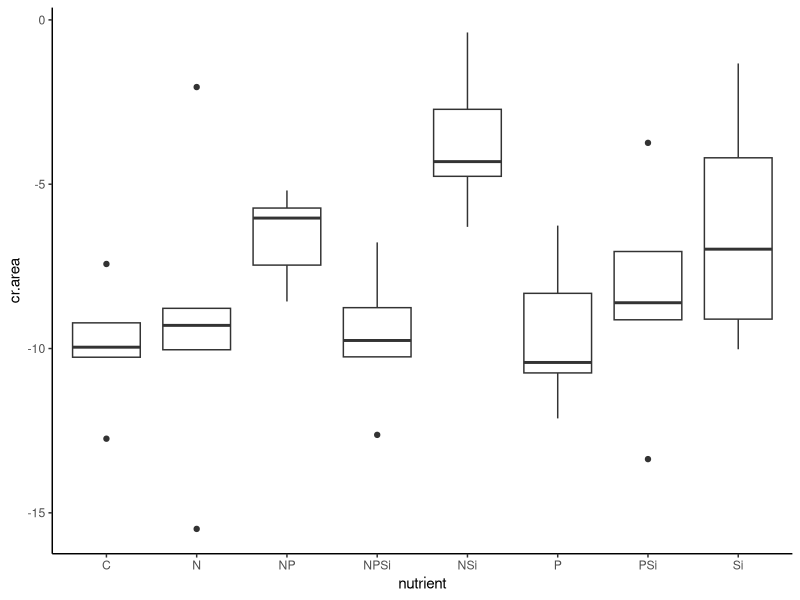
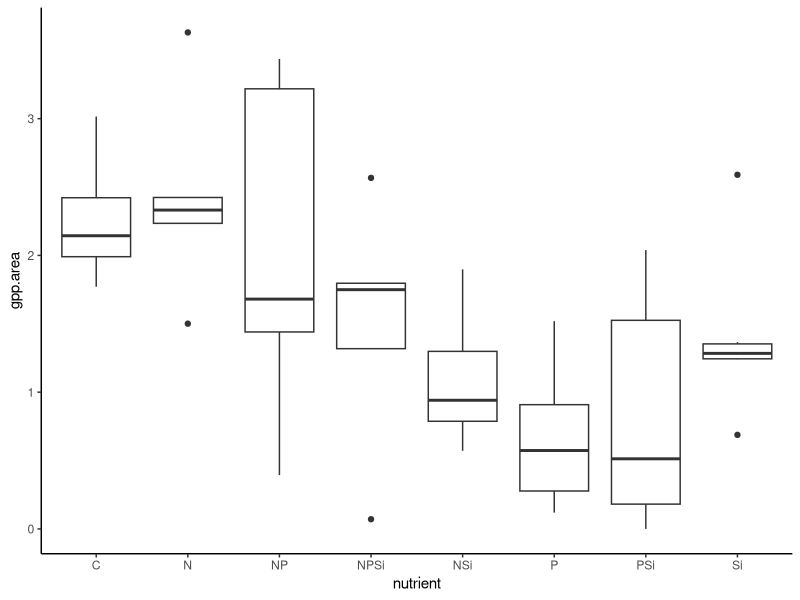
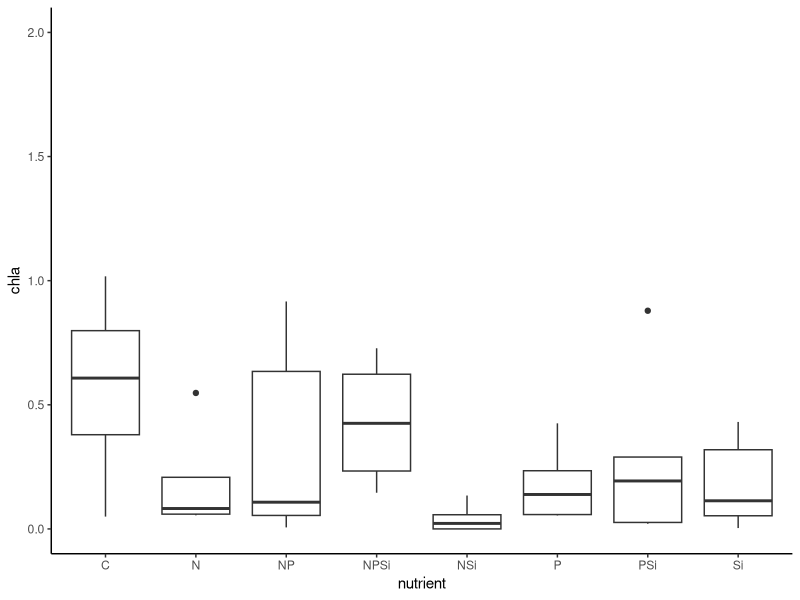
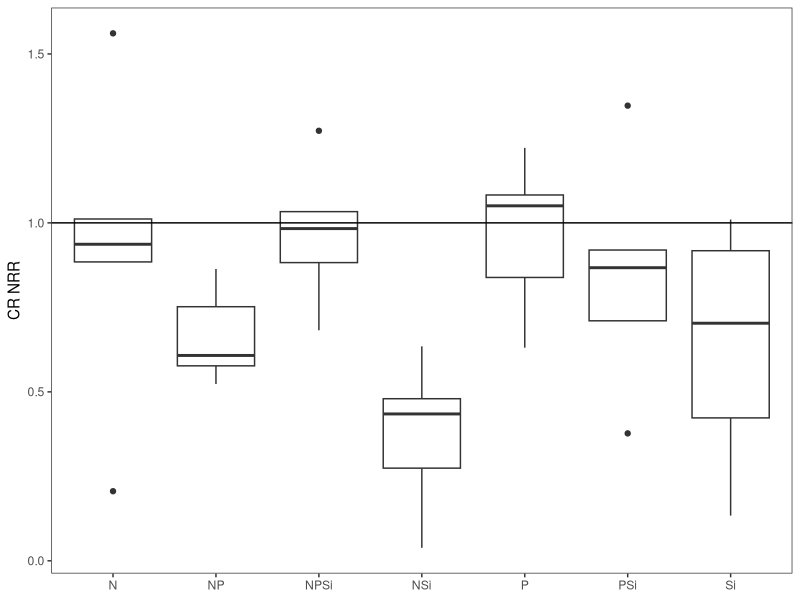
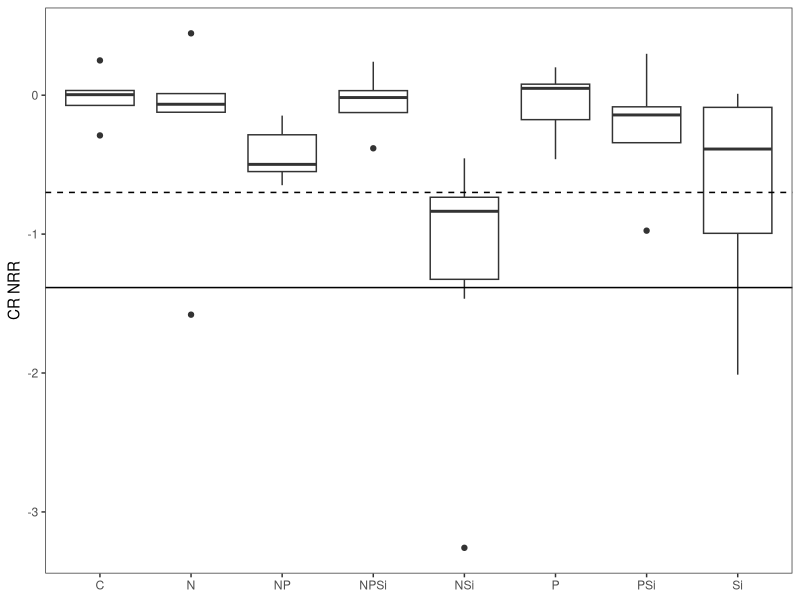
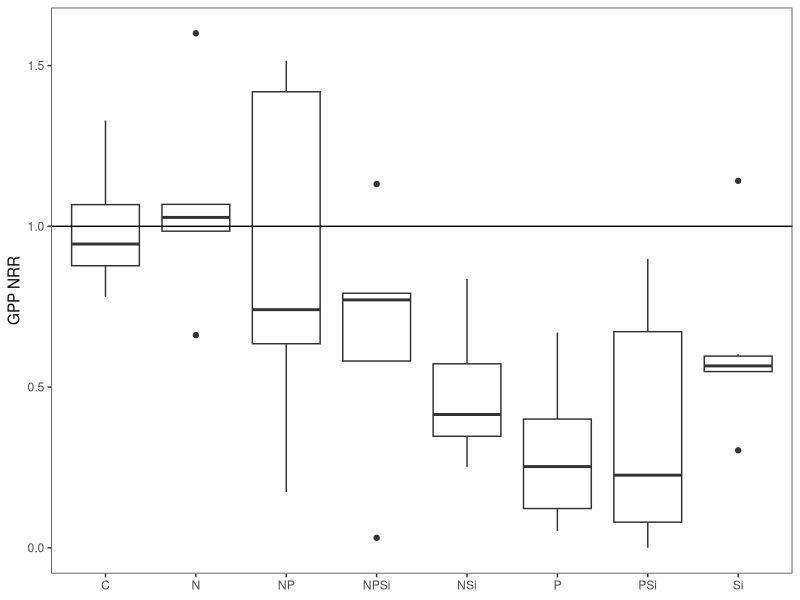
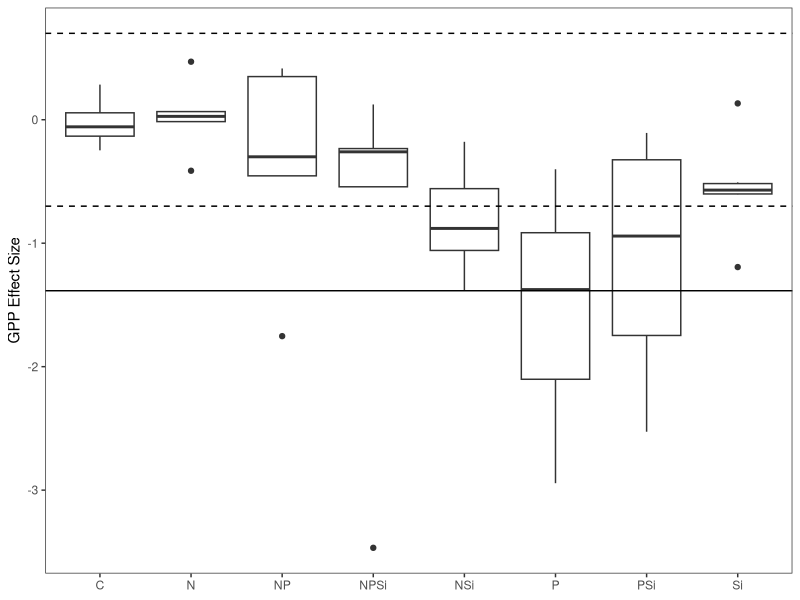
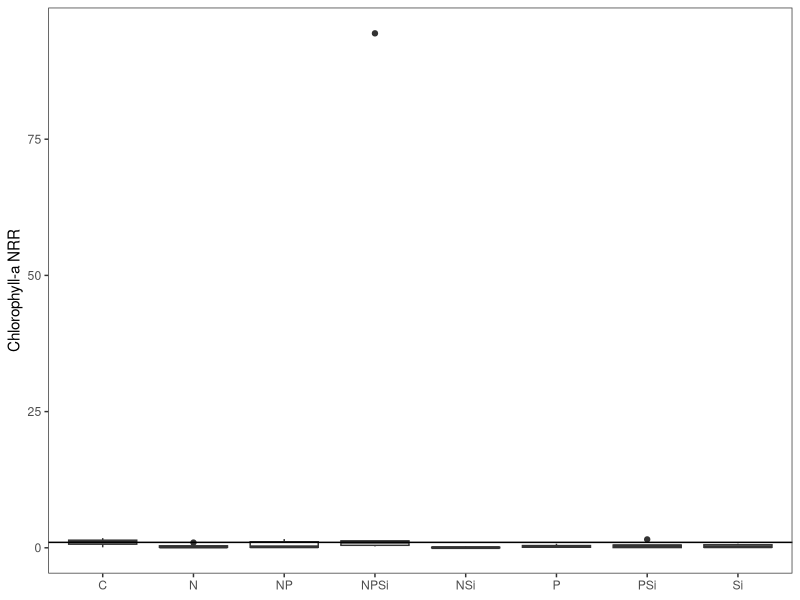

R code for these plots, in order: (Note: this script raises an error after producing the figures.)
#Author:  Clay Arango
#Creation date: 10-Feb-19
#Script to analyze NDS data from Summer 2018 NDS work with S. Roley and A. Alexiades

#packages
install.packages("nlme")
install.packages("nortest")
install.packages("dplyr")
install.packages("multcomp")
install.packages("MASS")
install.packages("ggplot2")
library(nlme)
library(nortest)
library(plyr)
library(dplyr)
library(multcomp)
library(MASS)
library(ggplot2)
library(tidyr)

#Load data
reec_fall <- read.table(file="reec_fall.csv", header=T, sep=",")

#set variable
d = reec_fall

#evaluate data to make sure factors are correct
names(d)
unique(d$nutrient) #control, N, NP, NPSi, NSi, P, PSi, Si
unique(d$N) #should be 0 and 1
unique(d$P) #should be 0 and 1
unique(d$Si) #should be 0 and 1
unique(d$top) #should be "sponge" and "glass"
#if need to change, use recode function below. 
d$top<-recode(d$top, "cellulose" ="sponge")
str(d)

#convert N and P and Si values (0 or 1 for absence or presence) to factors
d$N<-as.factor(d$N)
d$P<-as.factor(d$P)
d$Si<-as.factor(d$Si)
str(d)

#subset data into gpp and cr response
d.cr = subset(d, top=="sponge", data=d)
d.gpp = subset(d, top=="glass", data=d)

#check distribution of controls and remove as needed before calculating NRR.
ggplot(d.cr, aes(x=nutrient, y=cr.area))+geom_boxplot() +theme_classic()
#ok

#calculate nrr for cr
x<-ddply(d.cr, "nutrient", summarise, ave_cr = mean(cr.area, na.rm=T)) #changed to ddply b/c allows
#to specify by column name - I had a csv file with the relevant column in a different position.
x
d.cr$cr.nrr = d.cr$cr.area/-9.922869 #divide by control ave_cr
d.cr$chla.nrr<-NA

#check distribution of controls and remove as needed before calculating NRR.
ggplot(d.gpp, aes(x=nutrient, y=gpp.area))+geom_boxplot() +theme_classic()
#probaly ok, but check AA3, AA6, X3
ggplot(d.gpp, aes(x=nutrient, y=chla))+geom_boxplot() +theme_classic()+scale_y_continuous(limits=c(0,2))
#one super-high outlier - was a copy/paste error.updated with value from NDS spreadsheet.
#also check CC3

#calculate nrr for gpp and chla
x<- ddply(d.gpp, "nutrient", summarise, ave_gpp = mean(gpp.area, na.rm=T), ave_chla = mean(chla, na.rm=T)) 
x
d.gpp$gpp.nrr = d.gpp$gpp.area/2.2686372 #divide by control ave_gpp
d.gpp$chla.nrr = d.gpp$chla/0.5705330 #divide by control ave_chla

#combine files and export
d.nrr<-rbind(d.cr, d.gpp)
d.nrr$site_date<-"reec_fall"

d.nrr$gpp.es<-log(d.nrr$gpp.nrr)
d.nrr$cr.es<-log(d.nrr$cr.nrr)
d.nrr$chla.es<-log(d.nrr$chla.nrr)
write.table(d.nrr, "reec_fall_nrr.csv", sep=",", quote=F, row.names =F)


###############
#plots of NRR and effect size
##############
ggplot(data=subset(d.cr, !(nutrient=="C")), aes(x=nutrient, y=cr.nrr))+geom_boxplot()+theme_bw()+
  ylab("CR NRR")+geom_abline(slope = 0, intercept = 1)+
  theme(axis.title.x=element_blank(), panel.grid.minor=element_blank(), panel.grid.major=element_blank())
#inhibition

ggplot(data=subset(d.nrr, (top=="sponge")), aes(x=nutrient, y=cr.es))+geom_boxplot()+theme_bw()+
  ylab("CR NRR")+geom_hline(yintercept = -1.385, lty="solid")+ geom_hline(yintercept = -0.7, lty="dashed")+
  theme(axis.title.x=element_blank(), panel.grid.minor=element_blank(), panel.grid.major=element_blank())

ggplot(data=subset(d.gpp, !(nutrient=="control")), aes(x=nutrient, y=gpp.nrr))+geom_boxplot()+theme_bw()+
  ylab("GPP NRR")+geom_abline(slope = 0, intercept = 1)+
  theme(axis.title.x=element_blank(), panel.grid.minor=element_blank(), panel.grid.major=element_blank())
#inhibition

ggplot(data=subset(d.nrr, (top=="glass")), aes(x=nutrient, y=gpp.es))+geom_boxplot()+theme_bw()+
  ylab("GPP Effect Size")+geom_hline(yintercept = -1.385, lty="solid")+ 
  geom_hline(yintercept = -0.7, lty="dashed")+geom_hline(yintercept = 0.7, lty="dashed")+
  theme(axis.title.x=element_blank(), panel.grid.minor=element_blank(), panel.grid.major=element_blank())

ggplot(data=d.gpp, aes(x=nutrient, y=chla.nrr))+geom_boxplot()+theme_bw()+
  ylab("Chlorophyll-a NRR")+geom_abline(slope = 0, intercept = 1)+
  theme(axis.title.x=element_blank(), panel.grid.minor=element_blank(), panel.grid.major=element_blank())
#inhibition

ggplot(data=subset(d.nrr, (top=="glass")), aes(x=nutrient, y=chla.es))+geom_boxplot()+theme_bw()+
  ylab("Chla Effect Size")+geom_hline(yintercept = -1.385, lty="solid")+ 
  geom_hline(yintercept = -0.7, lty="dashed")+geom_hline(yintercept = 0.7, lty="dashed")+
  theme(axis.title.x=element_blank(), panel.grid.minor=element_blank(), panel.grid.major=element_blank())


##########
#NRR Summary Files
#########

GPP_sum<-ddply(d.gpp, "nutrient", summarise, ave_nrr.gpp=mean(gpp.nrr, na.rm=T), sd_nrr.gpp=sd(gpp.nrr, na.rm=T), 
               se_nrr.gpp =(sd(gpp.nrr)/sqrt(sum(!is.na(gpp.nrr)))), 
               ci95_nrr.gpp = (1.96*(sd(gpp.nrr)/sqrt(sum(!is.na(gpp.nrr))))),
               ave_nrr.chla=mean(chla.nrr, na.rm=T), sd_nrr.chla=sd(chla.nrr, na.rm=T), 
               se_nrr.chla =(sd(chla.nrr)/sqrt(sum(!is.na(chla.nrr)))), 
               ci95_nrr.chla = (1.96*(sd(chla.nrr)/sqrt(sum(!is.na(chla.nrr))))))
CR_sum<-ddply(d.cr, "nutrient", summarise, ave_nrr.cr=mean(cr.nrr, na.rm=T), sd_nrr.cr=sd(cr.nrr, na.rm=T), 
              se_nrr.cr =(sd(cr.nrr)/sqrt(sum(!is.na(cr.nrr)))), 
              ci95_nrr.cr = (1.96*(sd(cr.nrr)/sqrt(sum(!is.na(cr.nrr))))))

#now combine into one and export
d.sum<-merge(GPP_sum, CR_sum, by="nutrient")
d.sum$site_date<-"reec_fall"
write.table(d.sum, "reec_fall_summ.csv",  sep=",", quote=F, row.names =F)


############################################################
#analyze RESPIRATION data
############################################################

M1<-gls(cr.area~N*P*Si, data=d.cr, na.action=na.omit)
E1<-residuals(M1)
qqnorm(E1)
qqline(E1)
ad.test(E1)
   #residuals are normally distributed
hist(E1)  
plot(M1)

plot(filter(d.cr, !is.na(cr.area)) %>% dplyr::select(nutrient), 
     E1, xlab="nutrient", ylab="Residuals")
bartlett.test(cr.area~nutrient, data=d.cr)
   #variance test is ok

anova(M1)
  #co-limited by P and Si

x <- group_by(d.cr, nutrient) %>%  # Grouping function causes subsequent functions to aggregate by season and reach
  summarize(cr.mean = abs(mean(cr.area, na.rm = TRUE)), # na.rm = TRUE to remove missing values
            cr.sd=abs(sd(cr.area, na.rm = TRUE)),  # na.rm = TRUE to remove missing values
            n = sum(!is.na(cr.area)), # of observations, excluding NAs. 
            cr.se=cr.sd/sqrt(n))

ggplot(data=x, aes(x=nutrient, y=cr.mean)) + 
  geom_bar(stat="identity", position=position_dodge(), color = "black") + 
  geom_errorbar(aes(ymin=cr.mean, ymax=cr.mean+cr.se), width=0.2, 
                position=position_dodge(0.9)) + 
  xlab("Nutrient") +
  ylab(expression(Respiration~(ug~O[2]~m^{-2}~h^{-1}))) +
  ylim(0,20) +
  labs(fill="Light") +
  theme_bw() +
  theme(panel.grid.major=element_blank(),
        panel.grid.minor=element_blank(),
        legend.title=element_text(size=6),
        legend.key=element_blank(), 
        legend.position=c(0.5,0.95), 
        legend.text=element_text(size=8), 
        legend.background=element_blank(), 
        legend.direction="horizontal", 
        legend.key.size=unit(0.3, "cm"), 
        axis.title.y=element_text(size=8), 
        axis.title.x=element_text(size=8), 
        axis.text.x=element_text(size=8))

#ggsave('output/figures/Ring_fall.tiff',
#       units="in",
#       width=3.25,
#       height=3.25,
#       dpi=1200,
#       compression="lzw")

############################################################
#analyze the PRODUCTION data
############################################################

M1<-gls(gpp.area~N*P*Si, data=d.gpp, na.action=na.omit) 
E1<-residuals(M1)
qqnorm(E1)
qqline(E1)
ad.test(E1)
   #residuals ok

hist(E1, xlab="residuals", main="")
plot(M1)

plot(filter(d.gpp, !is.na(gpp.area)) %>% dplyr::select(nutrient), 
     E1, xlab="nutrient", ylab="Residuals")
bartlett.test(gpp.area~nutrient, data=d.gpp)
   #OK

anova(M1)
  
x <- group_by(d.gpp, nutrient) %>%  # Grouping function causes subsequent functions to aggregate by season and reach
  summarize(gpp.mean = abs(mean(gpp.area, na.rm = TRUE)), # na.rm = TRUE to remove missing values
            gpp.sd=abs(sd(gpp.area, na.rm = TRUE)),  # na.rm = TRUE to remove missing values
            n = sum(!is.na(gpp.area)), # of observations, excluding NAs. 
            gpp.se=gpp.sd/sqrt(n))

ggplot(data=x, aes(x=nutrient, y=gpp.mean)) + 
  geom_bar(stat="identity", position=position_dodge(), color = "black") + 
  geom_errorbar(aes(ymin=gpp.mean, ymax=gpp.mean+gpp.se), width=0.2, 
                position=position_dodge(0.9)) + 
  xlab("Nutrient") +
  ylab(expression(Production~(ug~O[2]~m^{-2}~h^{-1}))) +
  labs(fill="Light") +
  theme_bw() +
  theme(panel.grid.major=element_blank(),
        panel.grid.minor=element_blank(), 
        legend.title=element_text(size=6), 
        legend.key=element_blank(),  
        legend.position=c(0.5,0.95),  
        legend.text=element_text(size=8),  
        legend.background=element_blank(),  
        legend.direction="horizontal",  
        legend.key.size=unit(0.3, "cm"),  
        axis.title.y=element_text(size=8),  
        axis.title.x=element_text(size=8),  
        axis.text.x=element_text(size=8))

#ggsave('output/figures/gppByNutrient.tiff',
#       units="in",
#       width=3.25,
#       height=3.25,
#       dpi=1200,
#       compression="lzw")







############################################################
#analyze the CHL-A biomass on disks

M1<-gls(chla~N*P*Si, data=d.gpp, na.action=na.omit)
E1<-residuals(M1)
qqnorm(E1)
qqline(E1)
ad.test(E1)
  #residuals ok
hist(E1)
plot(M1)

anova(M1)
